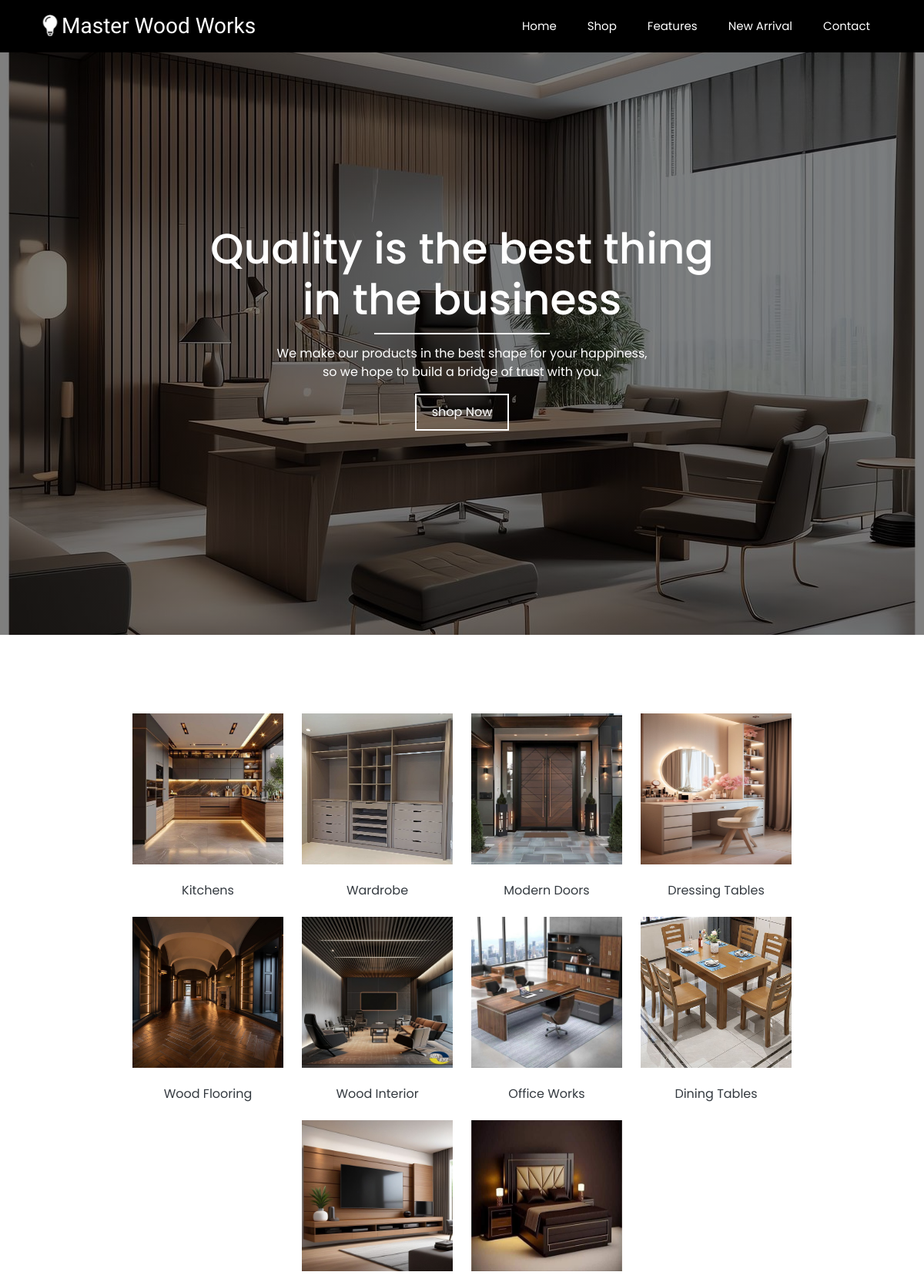
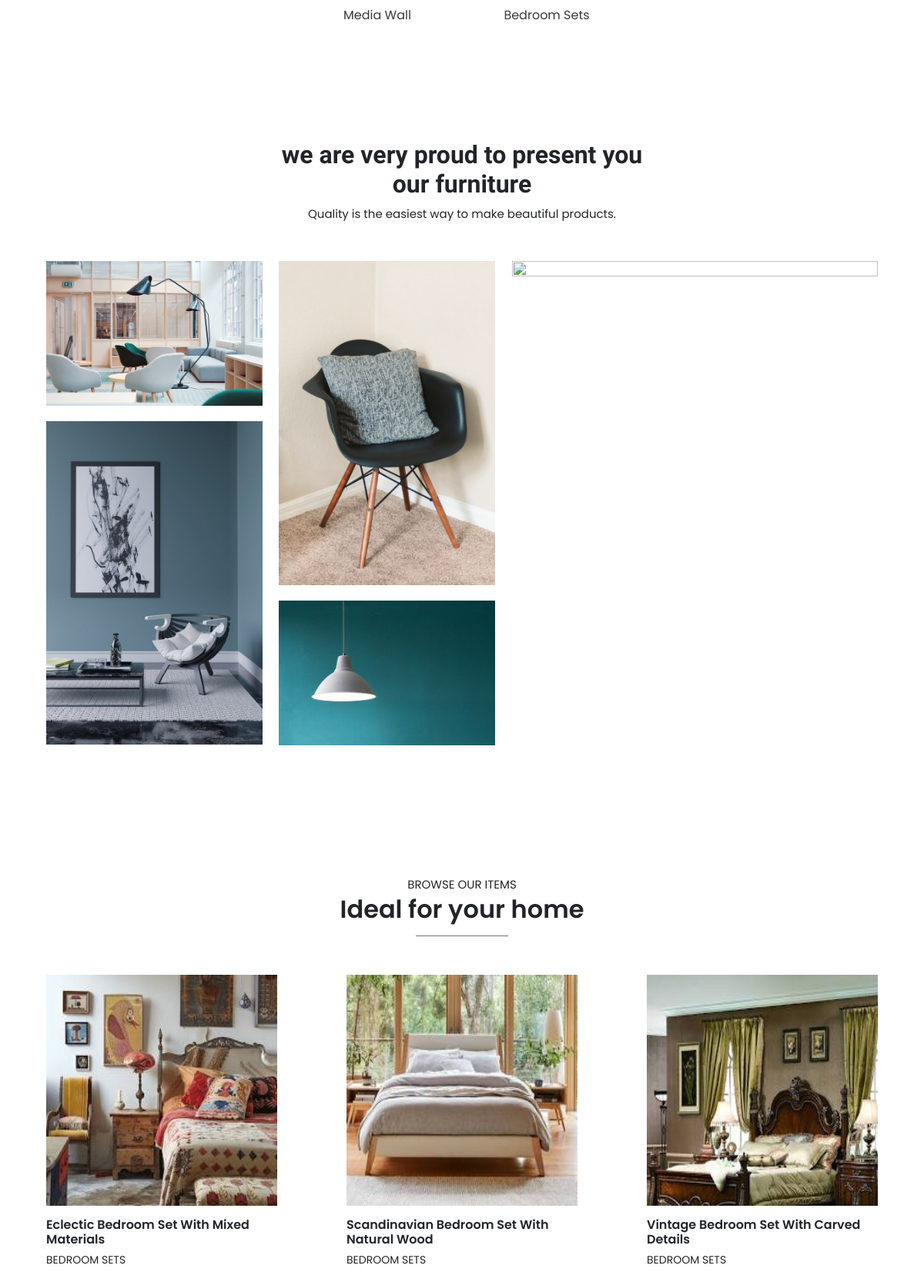
The page / (upper part) on the database its author committed (2 pictures, top to bottom).
### tables this page shows
CREATE TABLE `categories` (
  `id` int(11) NOT NULL,
  `c_name` varchar(255) DEFAULT NULL,
  `c_img` varchar(255) DEFAULT NULL
);

CREATE TABLE `product` (
  `id` int(11) NOT NULL,
  `p_name` varchar(255) DEFAULT NULL,
  `p_img` varchar(255) DEFAULT NULL,
  `p_category` varchar(255) DEFAULT NULL,
  `p_description` longtext DEFAULT NULL
);

### index.php (the view, shortened to what this page needs)
<?php
include 'connect.php';
include 'header.php';
?>
<div class="big-bg" id="home">
    <div class="bg-content">
        <h1>Quality is the best thing <br> in the business</h1>
        <hr>
        <p>
            We make our products in the best shape for your happiness, <br> so we hope to build a bridge of trust with you.
        </p>
        <div class="bg-link">
            <a href="shop.php?category_id=All Products">shop Now</a>
        </div>
    </div>
</div>
<div class="big-collection">
    <div class="collect-flex">
        <?php
        $category = mysqli_query($connection, "SELECT * FROM categories");
        foreach ($category as $data) {
        ?>
            <div class="collect">
                <a href="shop.php?category_id=<?php echo $data['c_name'] ?>">
                    <div class="image" style="width: 200px;height: 200px;padding: 2px;">
                        <img style="width: 100%;height: 100%;" src="category_img/<?php echo $data['c_img'] ?>" alt="">
                    </div>
                </a>
                <div class="link">
                    <a class="text-dark" href="shop.php?category_id=<?php echo $data['c_name'] ?>"><?php echo $data['c_name'] ?></a>
                </div>
            </div>
        <?php
        }
        ?>
    </div>
</div>
<div class="big-shop" id="shop">
    <div class="shop-title">
        <h2>
            we are very proud to present you <br> our furniture
        </h2>
        <p>
            Quality is the easiest way to make beautiful products.
        </p>
    </div>
    <div class="shop-flex">
        <div class="shop-one">
            <div class="image-one">
                <img src="pic/furn1.jpg" alt="">
            </div>
            <div class="image-one">
                <img src="pic/furn2.jpg" alt="">
            </div>
        </div>
        <div class="shop-one">
            <div class="image-one">
                <img src="pic/furn3.jpg" alt="">
            </div>
            <div class="image-one">
                <img src="pic/furn4.jpg" alt="">
            </div>
        </div>
        <div class="shop-two">
            <img src="pic/furn6.jpg" alt="">
        </div>
    </div>
</div>
<div class="big-product" id="features">
    <div class="product-title">
        <p>
            browse our items
        </p>
        <h2>
            Ideal for your home
        </h2>
        <hr>
    </div>
    <div class="product-flex">
        <?php
        $sql = mysqli_query($connection, 'select * from product ORDER BY id DESC limit 8');
        foreach ($sql as $data) {
        ?>
            <div class="product-one" style="width: 300px;">
                <div class="product-image" style="width: 300px;height: 300px;">
                    <img style="width: 100%;height: 100%;" src="product_img/<?php echo $data['p_img'] ?>" alt="">
                </div>
                <div class="content" style="width:100%">
                    <div class="left">
                        <h4>
                            <?php echo $data['p_name'] ?>
                        </h4>
                    </div>
                </div>
                <article><?php echo $data['p_category'] ?></article>
            </div>
        <?php
        }
        ?>
    </div>
</div>
<?php
include 'footer.php';
?>

### main.css (style rules this page uses)
* { padding: 0px; margin: 0px; list-style: none; box-sizing: border-box; font-family: "Poppins", sans-serif; scroll-behavior: smooth; }
:root { --main-color: #007bff; }
html { scroll-behavior: smooth; }
.big-bg { background: linear-gradient(rgba(0, 0, 0, 0.5), rgba(0, 0, 0, 0.5)), url("pic/interior.jpeg"); background-position: center; background-size: cover; background-repeat: no-repeat; width: 100%; height: 100vh; position: relative; display: flex; justify-content: center; align-items: center; }
.big-bg .bg-content { text-align: center; color: #fff; }
.big-bg .bg-content h1 { font-size: 55px; }
.big-bg .bg-content hr { background: #fff; width: 35%; height: 1px; margin: 10px auto 13px auto; }
.big-bg .bg-content .bg-link { margin-top: 16px; }
.big-bg .bg-content .bg-link a { display: inline-block; color: #fff; text-decoration: none; padding: 10px 20px; border: 2px solid #fff; position: relative; overflow: hidden; z-index: 2; }
.bg-content .bg-link a::before { position: absolute; content: ""; background: #007bff; top: 0; bottom: 0; left: -100%; width: 100%; height: 100%; z-index: -1; transition: 0.5s ease-in-out; }
.big-collection { width: 90%; margin: 100px auto; }
.big-collection .collect-flex { display: flex; justify-content: center; align-items: center; text-align: center; flex-wrap: wrap; grid-row-gap: 20px; }
.collect-flex .link { margin-top: 20px; }
.big-collection .collect { margin: 0px 10px; }
.collect-flex .link a { display: inline-block; color: var(--main-color); text-transform: capitalize; text-decoration: none; position: relative; }
.collect-flex .link a::before { content: ""; position: absolute; width: 100%; height: 1px; background: var(--main-color); left: 0%; top: 23px; transform: scale(0); transition: 0.5s ease-in-out; }
.collect-flex .collect .image { position: relative; }
.collect .image::before { content: ""; position: absolute; top: 0; left: 0%; width: 0; height: 0; border: 1px solid transparent; }
.collect .image::after { content: ""; position: absolute; top: 0; left: 0%; width: 0; height: 0; border: 1px solid transparent; }
@media (max-width: 1230px) { .big-collection .collect-flex { display: flex; justify-content: center; } }
.big-shop { width: 90%; margin: 150px auto; }
.big-shop .shop-title { text-align: center; margin-bottom: 50px; }
.big-shop .shop-title h2 { font-weight: 700; font-family: "Fenix", serif; }
.big-shop .shop-title p { font-size: 15px; }
.big-shop .shop-flex { display: flex; justify-content: space-between; flex-wrap: wrap; }
.shop-flex .shop-one { width: 26%; }
.shop-flex img { width: 100%; }
.shop-flex .shop-two { width: 44%; }
.shop-flex .image-one { position: relative; margin-bottom: 20px; }
.shop-flex .shop-two { position: relative; height: 100%; }
.big-product { width: 90%; margin: 100px auto; }
.big-product .product-title { margin-bottom: 50px; text-align: center; }
.big-product .product-title p { margin-bottom: 2px; text-transform: uppercase; font-size: 15px; }
.big-product .product-title h2 { font-weight: 600; }
.big-product .product-title hr { width: 120px; margin: 14px auto; background: gray; }
.big-product .product-flex { display: flex; justify-content: space-between; flex-wrap: wrap; }
.product-flex .product-one { width: 24%; margin-bottom: 20px; }
.product-flex .product-one img { width: 100%; }
.product-flex .product-one .product-image { position: relative; }
.product-one .product-image { margin-bottom: 15px; }
.product-one .content { display: flex; justify-content: space-between; align-items: center; margin-bottom: 7px; }
.product-one .content h4 { margin: 0; font-weight: 600; font-size: 16px; text-transform: capitalize; }
.product-one article { text-transform: uppercase; font-size: 14px; }

### rows shown on the page
categories: c_img (picture), c_name "Kitchens"
categories: c_img (picture), c_name "Wardrobe"
categories: c_img (picture), c_name "Modern Doors"
categories: c_img (picture), c_name "Dressing Tables"
categories: c_img (picture), c_name "Wood Flooring"
categories: c_img (picture), c_name "Wood Interior"
categories: c_img (picture), c_name "Office Works"
categories: c_img (picture), c_name "Dining Tables"
categories: c_img (picture), c_name "Media Wall"
categories: c_img (picture), c_name "Bedroom Sets"
product: p_img (picture), p_name "Eclectic Bedroom Set With Mixed Materials", p_category "BEDROOM SETS"
product: p_img (picture), p_name "Scandinavian Bedroom Set With Natural Wood", p_category "BEDROOM SETS"
product: p_img (picture), p_name "Vintage Bedroom Set With Carved Details", p_category "BEDROOM SETS"
